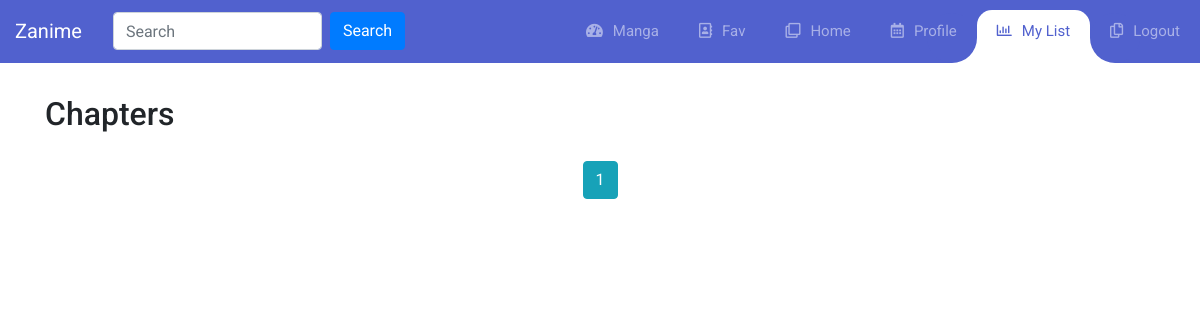
/lists/ (signed in), run on an earlier commit of the app's database.
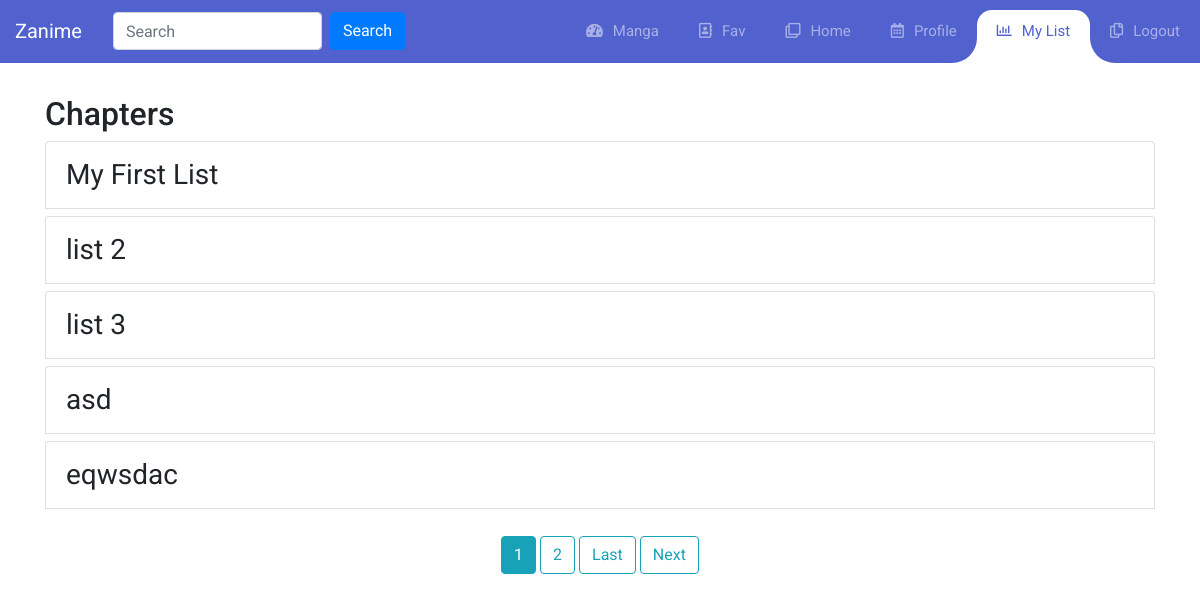
And on a later commit of the database.
### user/models.py (models this page shows)
class List(models.Model):
	user = models.ForeignKey(User, on_delete=models.CASCADE)
	name = models.CharField(max_length=20)
	def __str__(self):
		return f'{self.user.username} List {self.name}'

### anime/views.py (the view)
# urls.py: path('lists/', Lists, name='mylist'),
def Lists(request):
	user = request.user
	lists_ = user.list_set.all()
	paginator = Paginator(lists_, 5) # Show 25 contacts per page.
	page_number = request.GET.get('page')
	page_obj = paginator.get_page(page_number)
	print(lists_)
	context = {
		'tab':'lists',
		'page_obj':page_obj,
		}
	return render(request, 'anime/lists.html', context)

### anime/templates/anime/lists.html (shortened to what this page needs)
{% extends 'anime/base.html' %}
{% block content %}
	<div class="container">
		<h2 class="mt-3">Chapters</h2>
		<ul class="list-group">
		{% for li in page_obj %}
			<a href="{% url 'list-details' li.name %}" class="mb-2">
			  <li class="list-group-item d-flex  hover">
			    <div>
				    <div class="d-block  fs-3">{{ li.name }}</div>
			    </div>
			  </li>
			</a>
			{% endfor %}
		</ul>
	</div>
	<div style="text-align: center;margin: 20px;" class="mb-10">
		{% for num in page_obj.paginator.page_range %}
			{% if page_obj.number == num %}
				<a class="btn btn-info" href="?page={{ num }}">{{ num }}</a>
			{% elif page_obj.number > num|add:'-3' and page_obj.number < num|add:'3' %}
				<a class="btn btn-outline-info" href="?page={{ num }}">{{num}}</a>
			{% endif %}
		{% endfor %}
		{% if page_obj.has_next %}
			<a class="btn btn-outline-info" href="?page={{ page_obj.paginator.num_pages }}">Last</a>
			<a class="btn btn-outline-info" href="?page={{ page_obj.next_page_number }}">Next</a>
		{% endif %}
	</div>
{% endblock content%}

What changed in the data, as far as the page shows it:
added List: name "My First List"
added List: name "list 2"
added List: name "list 3"
added List: name "asd"
added List: name "eqwsdac"
Also different on the page:
new list line: "2"
text now shown: "Last Next"
